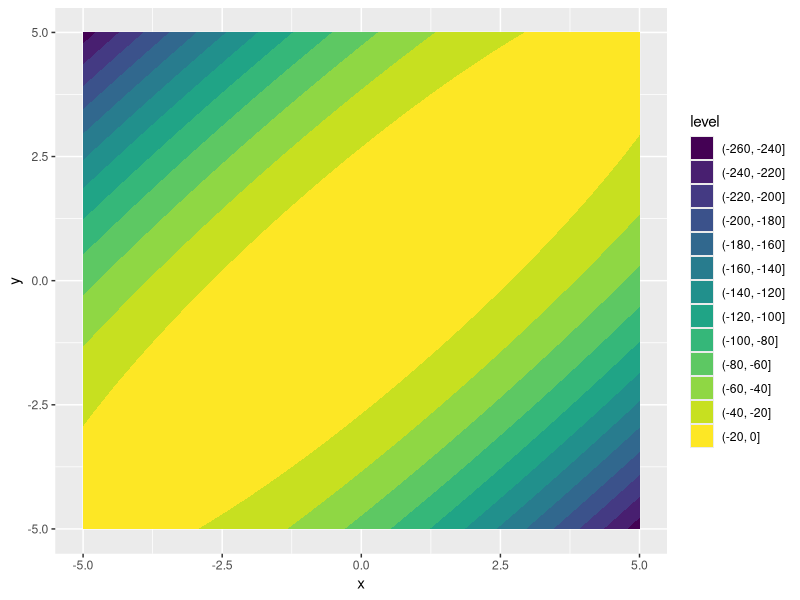
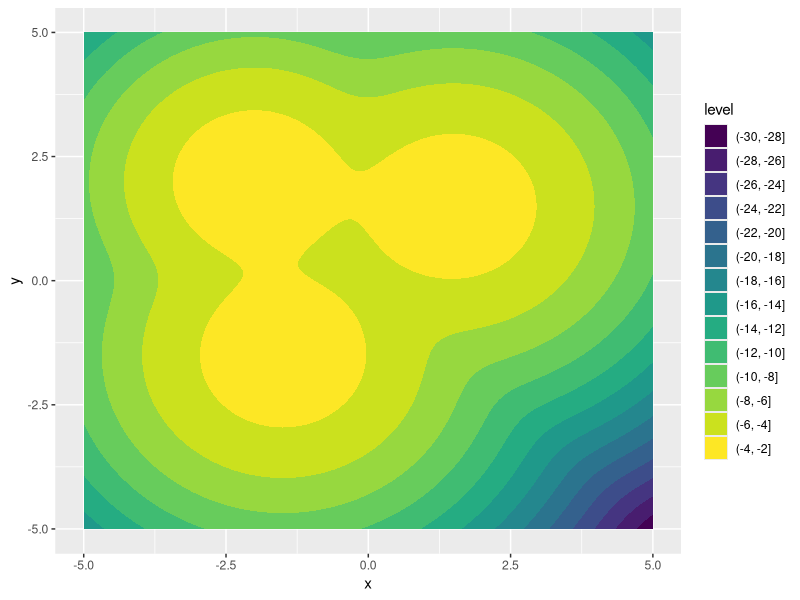
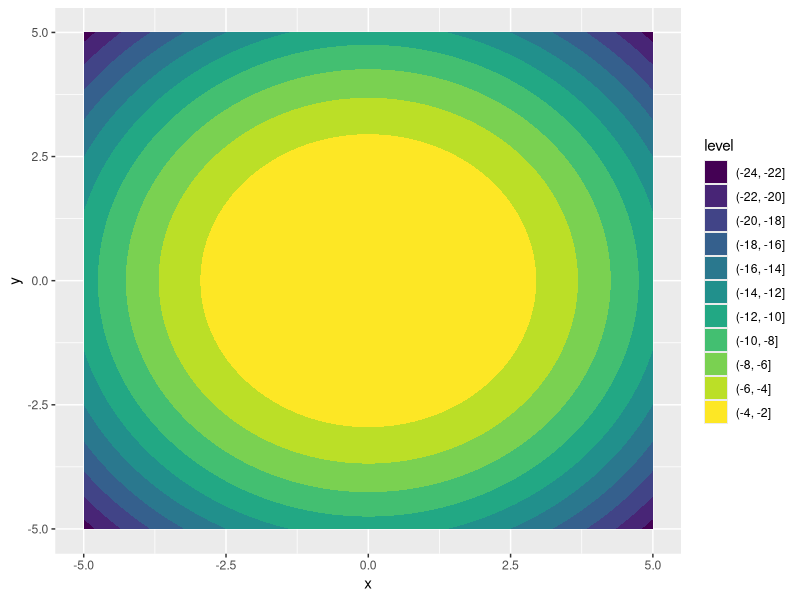

Write the R code that produced these figures, in order. (Note: this script raises an error after producing the figures.)

library(ggplot2)

dStNorm <- function(x,log=TRUE){
  mvtnorm::dmvnorm(x,mean = rep(0,2),sigma = matrix(c(1,0.9,0.9,1),nrow=2,ncol=2),log = log)
}

dMMod <- function(x,log=TRUE){
  means = matrix(c(-1.5,-1.5,1.5,1.5,-2,2),nrow = 2, ncol = 3)
  vars = c(1,1,0.8)
  weights = rep(1/3,3)
  res = 0 
  for (i  in seq(3)){
    res = res + weights[i]*mvtnorm::dmvnorm(x,mean = means[,i], sigma = diag(vars[i],nrow=2))
  }
  if (log){
    return(log(res))
  }else{
    return(res)
  }
}

dVolcano <- function(x,log =TRUE){
  x = c(x[1],x[2])
  if (log){
    log(1/(2*pi)*exp(-1/2*t(x)%*%x)*(t(x)%*%x + 0.25))
  }else
    1/(2*pi)*exp(-1/2*t(x)%*%x)*(t(x)%*%x + 0.25)
}

plotdensity <- function(f){
  x = as.matrix(expand.grid(seq(-5,5,0.1),seq(-5,5,0.1)))
  y = numeric(nrow(x))
  for (i in seq(nrow(x))){
    y[i] = f(x[i,])
  }
  ggplot(data.frame(x = x[,1],y=x[,2],z=y))  + 
    geom_contour_filled(aes(x=x,y=y,z=z))
}


plotdensity(dStNorm)

plotdensity(dMMod)

plotdensity(dVolcano)


prior <- function(x, y = rep(0,2), sigma = diag(1,2),log = TRUE) {
  mvtnorm::dmvnorm(x,mean = y,sigma = sigma,log=log)
}

dProp <- function(x,y,sigma = diag(0.5,2),log=TRUE){
  mvtnorm::dmvnorm(x,mean = y,sigma = sigma,log=log)
}

rProp <- function(y,sigma = diag(0.5,2),log=TRUE){
  mvtnorm::rmvnorm(1,mean = y,sigma = sigma,log=log)
}

MH <- function(init,dTar,dProp,rProp,nsamples=10000){
  eta = matrix(data = NA,nrow = nsamples, ncol = 2)
  acc.vec = numeric(nsamples)
  acc.prob = numeric(nsamples)
  eta[1,] = init$mu
  starttime = Sys.time()
  res = list()
  pb <- txtProgressBar(min = 0, max = nsamples, style = 3)
  for (i in seq(2,nsamples)){
    setTxtProgressBar(pb, i)
    eta.new = rProp(y = eta[i-1,], sigma = init$cov)
    acc.prob[i] = min(1,exp(dTar(eta.new)  - dTar(eta[i-1,])))
    if (runif(1) < acc.prob[i]){
      eta[i,] = eta.new
      acc.vec[i] = T
    }else{
      eta[i,] = eta[i-1,]
      acc.vec[i] = F
    }
  }
  res$eta = eta
  res$acc.vec = acc.vec
  res$acc.prob = acc.prob
  return(res)
}

LangevinMH <- function(init,dTar,dProp,rProp,nsamples=10000){
  
}

plottrace <- function(eta){
  t2 <- ggplot(data.frame(x=seq(nrow(eta)),y=eta[,1]))+
    geom_path(aes(x=x,y=y)) + 
    labs(x="Index",y="")
  t1 <- ggplot(data.frame(x = seq(nrow(eta)),y=eta[,2]))+
    geom_path(aes(x=x,y=y)) + 
    labs(x="Index",y="")
  gridExtra::grid.arrange(t1,t2)
}

plothist <- function(eta){
  ggplot(data.frame(x = eta[,1],y = eta[,2]),aes(x=x,y=y))+
    geom_point(alpha =0.4) + 
    geom_density_2d_filled(alpha = 0.9) 
}



### Metropolis-Hastings MH

# Standard Normal MH
init = list(mu = c(0,0),cov = diag(0.6,2))
res_StNorm = MH(init, dStNorm, dProp, rProp, prior, nsamples=10000)
plottrace(res_StNorm$eta)
plothist(res_StNorm$eta)


# Multimodal Normal MH
init = list(mu = c(0,0),cov = diag(3,2))
res_MMod = MH(init, dMMod, dProp, rProp, prior, nsamples=10000)
plottrace(res_MMod$eta)
plothist(res_MMod$eta)


# Volcano MH
init = list(mu =c(0,0),cov = diag(1.5,2))
res_Volcano = MH(init, dVolcano, dProp, rProp, prior, nsamples=10000)
plottrace(res_Volcano$eta)
plothist(res_Volcano$eta)


### Langevin MH

